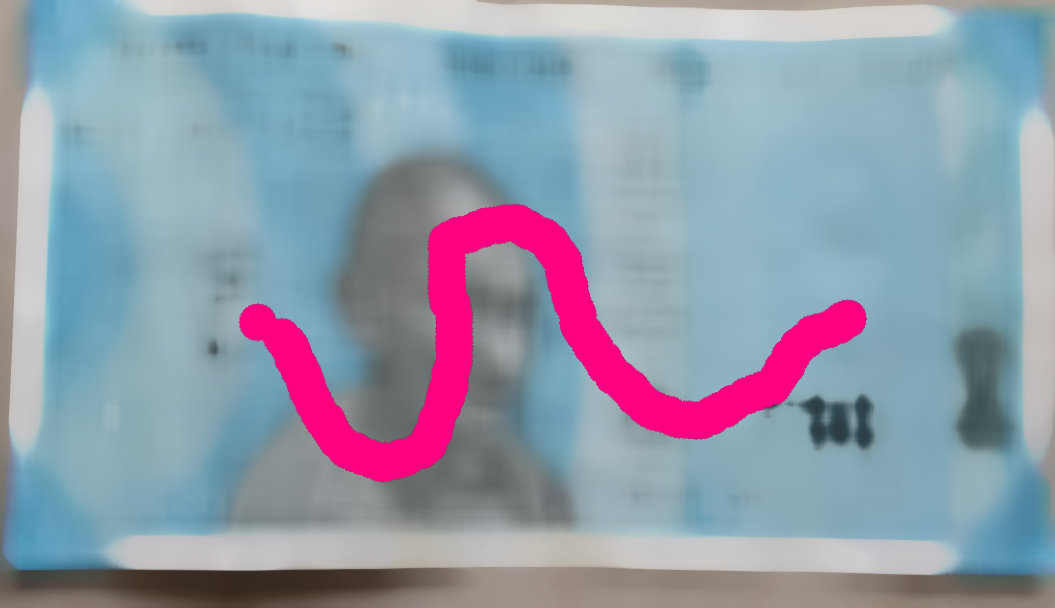
#> input picture mod 1,2,3,4 combining/final.jpg, 2110 x 1215 px (shown at 1/2 size)
$ python endScreen.py
#> lines starting #> are read from the running program, lines starting #| are printed output that depends on the picture
### mod 1,2,3,4 combining/button.py
import cv2
import numpy as np

# [4 lines left out: function passer, not called in this run]

def buttonTableCreator(nameList,functionList,colorList,rows,cols,Nbuttons,menuWidth,menuHeight,xPad=0,yPad=0):
	buttonTableList=list()
	buttonWidth=menuWidth//cols
	buttonHeight=menuHeight//rows
	k=0
	for i in range(rows):
		for j in range(cols):
			if(nameList[k]!=' '):
				x=j*buttonWidth+xPad
				y=i*buttonHeight+yPad
				buttonTableList.append(Button(nameList[k],functionList[k],x,y,True,buttonWidth,buttonHeight,colorList[k]))
			k=k+1
			if k==Nbuttons:
				break;
		if k==Nbuttons:
			break;
	return buttonTableList

class Button:
	font=cv2.FONT_HERSHEY_SIMPLEX
	def __init__(self,name,function,x1,y1,WH,wx2,hy2,color=(80,80,80),fontSize=0.7):
		self.x1=x1
		self.y1=y1
		if(WH==True):
			self.width=wx2
			self.height=hy2
			self.x2=self.x1+self.width
			self.y2=self.y1+self.height
		else:
			self.x2=wx2
			self.y2=hy2
			self.width=self.x2-self.x1
			self.height=self.y2-self.y1
		self.name=name
		self.function=function
		self.image=np.zeros((self.height,self.width,3),np.uint8)
		self.createImage(color[0],color[1],color[2],fontSize)

	def createImage(self,b,g,r,fontSize):
		self.image=cv2.rectangle(self.image,(0,0),(self.width,self.height),(b,g,r),-1)
		self.image=cv2.rectangle(self.image,(0,0),(self.width,self.height),(20,20,20),5)
		textSize=cv2.getTextSize(self.name,self.font,fontSize,2)[0]
		textX=int((self.width-(textSize[0]))/2)
		textY=int((self.height+textSize[1])/2)
		cv2.putText(self.image,self.name,(textX,textY), self.font, 0.7,(240,240,240),2,cv2.LINE_AA)

	def implementFunction(self,mouseX,mouseY):
		self.function(self,self.menu,mouseX,mouseY)

	def changeFunction(self,newFunction):
		self.function=newFunction

	def setMenu(self,menu):
		self.menu=menu

	def changeColor(self,b,g,r):
		self.createImage(b,g,r,0.7)

### mod 1,2,3,4 combining/menu.py
import cv2
import numpy as np
import pydialog as pd

# sysWidth=1536
# sysHeight=864
sysWidth,sysHeight=pd.getSysDimensions();
mpW=sysWidth/1536;
mpH=sysHeight/864;

class Menu:
	def __init__(self,x1,y1,WH,wx2,hy2,buttonList,hidden=False):
		x1=int(mpW*x1);
		y1=int(mpH*y1);
		wx2=int(mpW*wx2);
		hy2=int(mpH*hy2);

		self.hidden=hidden
		self.x1=x1
		self.y1=y1
		if(WH==True):
			self.width=wx2
			self.height=hy2
			self.x2=self.x1+self.width
			self.y2=self.y1+self.height
		else:
			self.x2=wx2
			self.y2=hy2
			self.width=self.x2-self.x1
			self.height=self.y2-self.y1
		self.buttonList=buttonList
		self.createImage()
		self.drawButtons()
		self.buttonListAbsolutePositioning()
		self.setButtonMenu()

	def createImage(self):
		self.image=self.image=np.zeros((self.height,self.width,3),np.uint8)+128

	def drawButtons(self):
		for button in self.buttonList:
			x1=button.x1
			y1=button.y1
			x2=button.x2
			y2=button.y2
			self.image[y1:y2,x1:x2]=button.image

	# [18 lines left out: functions drawAButton, implementButtonFunction, not called in this run]

	def buttonListAbsolutePositioning(self):
		for button in self.buttonList:
			button.x1+=self.x1
			button.y1+=self.y1
			button.x2+=self.x1
			button.y2+=self.y1

	def setButtonMenu(self):
		for button in self.buttonList:
			button.setMenu(self)

### mod 1,2,3,4 combining/screen.py
import numpy as np
import cv2

class Screen:
	def __init__(self,image,menuList):
		self.menuList=menuList
		self.background=image
		self.drawMenus()

	def drawMenus(self):
		for menu in self.menuList:
			if(menu.hidden==False):
				x1=menu.x1
				y1=menu.y1
				x2=menu.x2
				y2=menu.y2
				self.background[y1:y2,x1:x2]=menu.image

	# [36 lines left out: functions drawAMenu, implementMenuFunction, hideAMenu, unhideAMenu, not called in this run]

### mod 1,2,3,4 combining/pydialog.py
import tkinter as tk
from tkinter import filedialog

def getSysDimensions():
	root=tk.Tk()
	root.withdraw()
	screen_width = root.winfo_screenwidth()
	screen_height = root.winfo_screenheight()
	return screen_width,screen_height

# [11 lines left out: functions getFile, saveFile, not called in this run]

### mod 1,2,3,4 combining/endScreen.py
import cv2
import numpy as np
import pydialog as pd
import copy
import menu as _m
import button as _b
import screen as _s
import random

moduleCaller=0
controlFlag=True
final=cv2.imread('final.jpg')
#> final is the input picture: shape (1215, 2110, 3); mean B, G, R 171.1, 154.4, 145.7

def exitProgram(a,b,c,d):
	raise SystemExit

def save(a,b,c,d):
	saveFileAddress=pd.saveFile()
	if saveFileAddress is not None:
		cv2.imwrite(saveFileAddress.name,final)

def mainMenu(a,b,c,d):
	global controlFlag
	controlFlag=False


sysWidth,sysHeight=pd.getSysDimensions()
gray=(50,50,50)
# screenBlank=np.zeros((sysHeight,sysWidth,3),np.uint8)
folder='background/'
imageNames=('end (1).jpg','end (2).jpg','end (3).jpg','end (4).jpg','end (5).jpg','end (6).jpg')
chosenOne=random.choice(imageNames)
screenBlank=cv2.resize(cv2.imread(folder+chosenOne),(sysWidth,sysHeight))
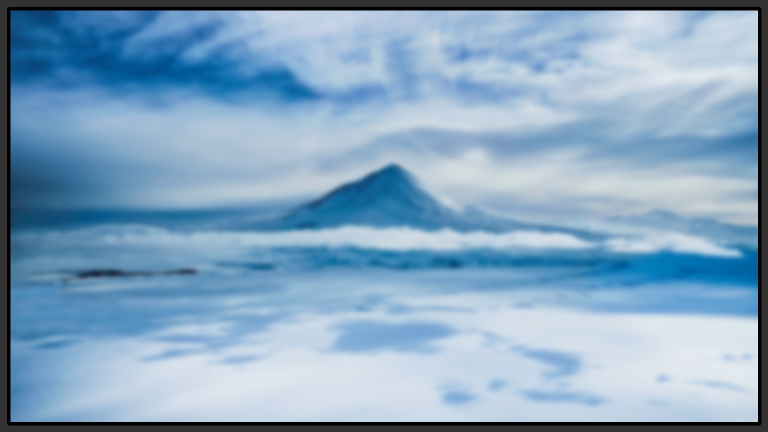
#> input picture mod 1,2,3,4 combining/background/end (4).jpg, 1536 x 864 px (shown at 1/2 size)


def functionerMenu(event,x,y,flags,params):
	if(event==cv2.EVENT_LBUTTONDOWN):
		s1.implementMenuFunction(x,y)

m1=_m.Menu(568,282,False,968,582,_b.buttonTableCreator(('Save','Main Menu','Exit'),(save,mainMenu,exitProgram),(gray,gray,gray),3,1,3,380,280,10,10))
s1=_s.Screen(copy.copy(screenBlank),(m1,))
#> after the loop in drawMenus, `for menu in self.menuList:`:
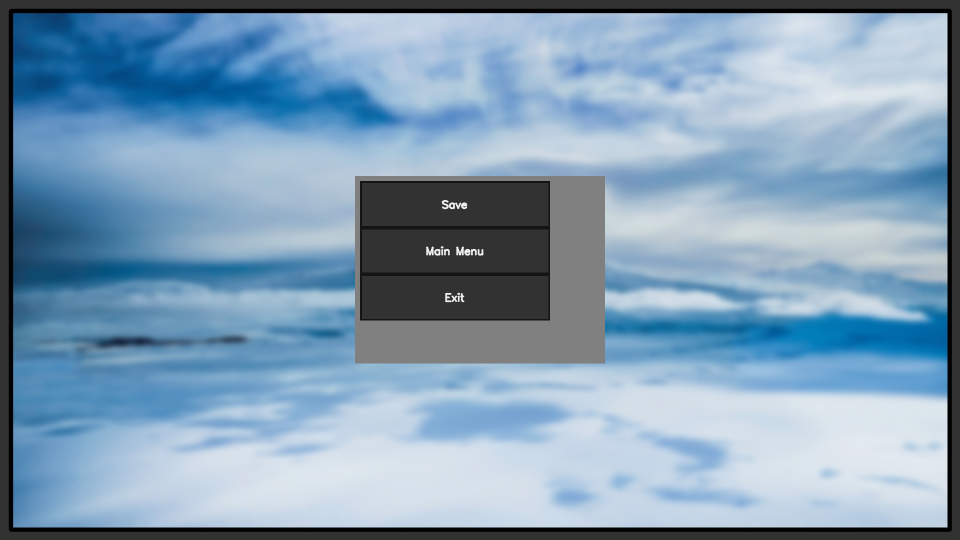
#> self.background: shape (1080, 1920, 3) (shown at 1/2 size); mean of channels 0, 1, 2 182.4, 158.3, 129.4; drawn as B, G, R
cv2.imshow('screen',s1.background)
cv2.setMouseCallback('screen',functionerMenu)

while controlFlag==True:
	cv2.waitKey(1)
